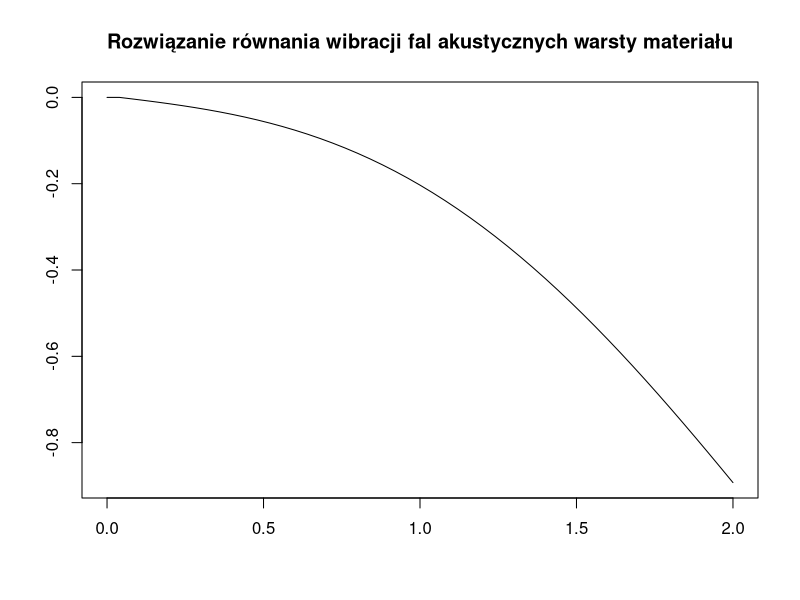

Recreate this plot in R.
### METODA ELEMENTÓW SKOŃCZONYCH ###
### RÓWNANIE WIBRACJI FAL AKUSTYCZNYCH WARSTY MATERIAŁU ###

start_time <- Sys.time()

# liczba elementów
n <- 50

# funkcje bazowe
e <- function(x, i){
  h <- 2/n
  
  if (x >= h*(i-1) && x <= h*i){
    return ((x-h*(i-1))/h)
  }
  else if (x >= h*i && x <= h*(i+1)){
    return ((h*(i+1) - x)/h)
  }
  else {
    return (0)
  }
}

# pochodna funkcji bazowej
e_prim <- function(x, i){
  h <- 2/n
  
  if (x >= h*(i-1) && x < h*i){
    return (1/h)
  }
  else if (x >= h*i && x < h*(i+1)){
    return (-1/h)
  }
  else {
    return (0)
  }
}

# funkcja rysująca funkcje bazowe
plot_basis <- function(){
  plot(seq(0, 2, 1/(100*n)), mapply(e, seq(0, 2, 1/(100*n)), 1), 
       main = 'Funkcje bazowe',
       xlab='',
       ylab='',
       type='l')
  for (i in 1:n-1){
    lines(seq(0, 2, 1/(10*n)), mapply(e, seq(0, 2, 1/(10*n)), i))
  }
}

#plot_basis()

# całkowanie kwadraturą Gaussa-Legendre’a 
# 2 punkty kwadratury
integrate_B <- function(u,v){
  h <- 2/n
  #u <- u-1
  #v <- v-1
  b = -e(2,u)*e(2,v)
  
  #nad przekatna
  if (u == v-1){
    factor_1 = h/2 * (1/sqrt(3))+(2*u*h+h)/2
    factor_2 = h/2 * (-1/sqrt(3))+(2*u*h+h)/2
    b = b + h/2 * (e_prim(factor_1,u)*e_prim(factor_1,v)
                    +e_prim(factor_2,u)*e_prim(factor_2,v))
    b = b - h/2 * (e(factor_1,u)*e(factor_1,v)
                    +e(factor_2,u)*e(factor_2,v))
  }
  
  #pod przekatna
  else if(u == v+1){
    factor_1 = h/2 * (1/sqrt(3)) + (2*u*h-h)/2;
    factor_2 = h/2 * (-1/sqrt(3)) + (2*u*h-h)/2;
    b = b + h/2 * (e_prim(factor_1,u)*e_prim(factor_1,v)
                    +e_prim(factor_2,u)*e_prim(factor_2,v))
    b = b - h/2 * (e(factor_1,u)*e(factor_1,v)
                    +e(factor_2,u)*e(factor_2,v))
  }
  
  #glowna przekatna
  else if(u == n){
    factor_1 = h/2 * (1/sqrt(3)) + (2*u*h-h)/2;
    factor_2 = h/2 * (-1/sqrt(3)) + (2*u*h-h)/2;
    b = b + h/2 * (e_prim(factor_1,u)^2+e_prim(factor_2,u)^2)
    b = b - h/2 * (e(factor_1,u)^2+e(factor_2,u)^2)
  }
  
  else{
    factor_1 = h * (1/sqrt(3)) + u*h;
    factor_2 = h * (-1/sqrt(3)) + u*h;
    b = b + h * (e_prim(factor_1,u)^2+e_prim(factor_2,u)^2)
    b = b - h * (e(factor_1,u)^2+e(factor_2,u)^2)
  }
  
  return (b)
}

integrate_L <- function(v){
  #v <- v-1
  h <- 2/n
  factor_1 = h*(1/sqrt(3))+v*h
  factor_2 = h*(-1/sqrt(3))+v*h
  l = h*(sin(factor_1)*e(factor_1,v)+sin(factor_2)*e(factor_2,v))
  
  return (l)
}

# glowna funkcja 
solution <- function(){
  b_matrix <- matrix(0,nrow=n,ncol=n)
  
  #z warunku Dirichleta
  b_matrix[1,1] <- 1
  
  l_matrix <- matrix(0,nrow=n,ncol=1)
  
  for (i in 2:n){
    b_matrix[i,i] <- integrate_B(i,i)
    if (i < n){
      b_matrix[i,i+1] <- integrate_B(i,i+1)
    }
    if (i > 2){
      b_matrix[i,i-1] <- integrate_B(i,i-1)
    }
    l_matrix[i,1] <- integrate_L(i)
  }
  
  #print(b_matrix)
  #print(l_matrix)
  
  #rozwiazanie ukladu
  vs = solve(b_matrix,l_matrix)
  
  #kombinacja liniowa funkcji bazowych
  result_function <- function(x,v=vs){
    result = 0
    for (i in 1:n){
      result = result + v[i]*e(x,i)
    }
    return(result)
  }
  
  return (result_function)
}

#funcja rysujaca rozwiazanie 
plot_result <- function(){
  u = solution()
  plot(seq(0,2,1/(100*n)),
       mapply(u,seq(0,2,1/(100*n))),
       main='Rozwiązanie równania wibracji fal akustycznych warsty materiału',
       xlab=' ',
       ylab=' ',
       type='l')
}

plot_result()
end_time <- Sys.time()
print(paste("Czas wykonania: ",round(end_time-start_time,digits=2)," s"))